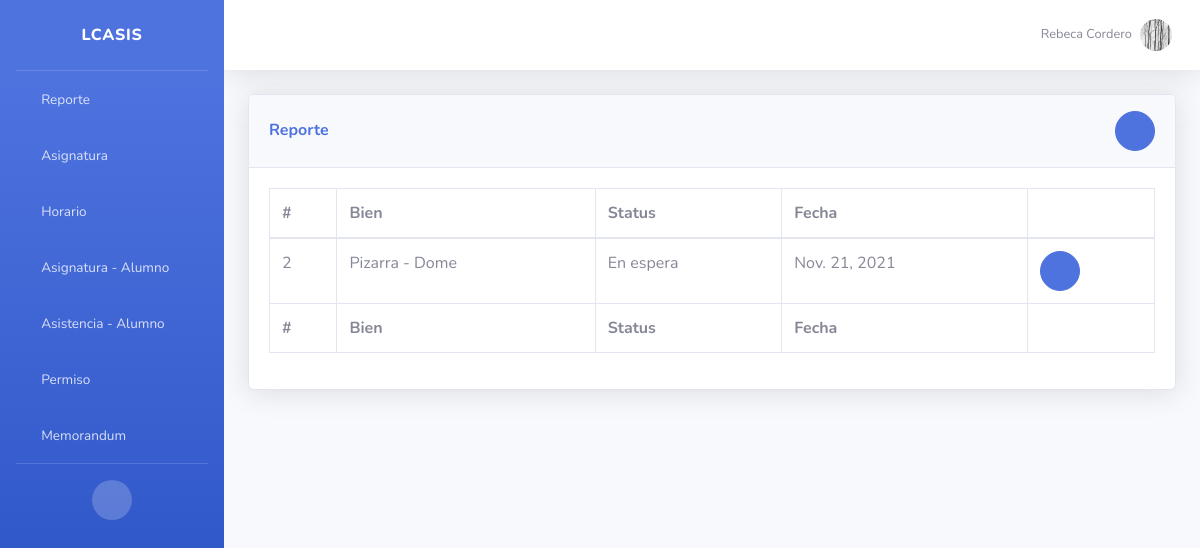
The page /reporte/ (signed in) on the database its author committed.
### app/models.py (models this page shows, shortened)
class Personal(models.Model):
	cedula = models.CharField(max_length=8, unique=True)
	nombre = models.CharField(max_length=50)
	telefono = models.CharField(max_length=12)
	direccion = models.CharField(max_length=100)
	correo = models.CharField(max_length=50, null=True)
	cargo = models.CharField(max_length=1, choices=CARGOS)
	horas = models.IntegerField(blank=True, null=True)
	salario = models.IntegerField()
	fecha_nacimiento = models.DateField()
	fecha_inicio = models.DateField()
	fecha_fin = models.DateField(blank=True, null=True)
	imagen = models.ImageField(upload_to="media/perfiles", blank=True, null=True)
	usuario = models.ForeignKey(User, on_delete=models.CASCADE)

class Reporte(models.Model):
	observacion = models.CharField(max_length=100, null=True, blank=True)
	status = models.CharField(max_length=1, choices=STATUS_2, default="E")
	fecha_inicio = models.DateField(default=timezone.now)
	fecha_fin = models.DateField(null=True, blank=True)
	bien = models.ForeignKey(Bien, on_delete=models.CASCADE)

class Bien(models.Model):
	nombre = models.CharField(max_length=50)
	status = models.CharField(max_length=1, choices=STATUS)
	fecha = models.DateField()
	tipo = models.ForeignKey(Tipo_Bien, on_delete=models.CASCADE)
	departamento = models.ForeignKey(Departamento, on_delete=models.CASCADE)
	def __str__(self):
		cadena = "{0} - {1}"
		return cadena.format(self.tipo, self.nombre)

class Tipo_Bien(models.Model):
	nombre = models.CharField(max_length=50)
	def __str__(self):
		return self.nombre

### app/views.py (the view)
# urls.py: path('reporte/', views.Reporte.as_view(), name="reporte"),
class Reporte(GroupRequiredMixin, ListView):
	group_required = [u'secretario', u'profesor']
	template_name = "reporte/index.html"
	model = models.Reporte

### app/templatetags/app_extras.py (called while the page is built)
@register.simple_tag
def get_user_lca(usuario):
	grupo = usuario.groups.all()[0].name
	if grupo == 'alumno':
		return Alumno.objects.get(usuario_id=usuario.id)
	else:
		return Personal.objects.get(usuario_id=usuario.id)

@register.simple_tag
def get_grupo_lca(grupos):
	return grupos.all()[0].name

### templates/reporte/index.html
{% extends "bases/dashboard.html" %}
{% load app_extras %}
{% get_user_lca request.user as usuario %}
{% block content %}
<div class="card shadow mb-4">
    {% get_grupo_lca request.user.groups as usuario_grupo %}
    {% if usuario_grupo == 'secretario' %}
    <div class="card-header py-3">
        <h6 class="m-0 font-weight-bold text-primary">Reporte</h6>
    </div>
    {% else %}
    <div class="card-header py-3 d-flex justify-content-between align-items-center">
        <h6 class="m-0 font-weight-bold text-primary">Reporte</h6>
        <a href="{% url 'agregar_reporte' %}" class="btn btn-circle btn-primary"><i class="fas fa-fw fa-plus"></i></a>
    </div>
    {% endif %}
    <div class="card-body">
        <div class="table-responsive">
            <table class="table table-bordered" id="dataTable" width="100%" cellspacing="0">
                <thead>
                    <tr>
                        <th>#</th>
                        <th>Bien</th>
                        <th>Status</th>
                        <th>Fecha</th>
                        <th></th>
                    </tr>
                </thead>
                <tfoot>
                    <tr>
                        <th>#</th>
                        <th>Bien</th>
                        <th>Status</th>
                        <th>Fecha</th>
                        <th></th>
                    </tr>
                </tfoot>
                <tbody>
                    {% for object in object_list %}
                    {% if usuario_grupo == 'secretario' or object.bien.departamento.personal.first == usuario %}
                    <tr>
                        <td>{{ object.id }}</td>
                        <td>{{ object.bien }}</td>
                        <td>{{ object.get_status_display }}</td>
                        <td>{{ object.fecha_inicio }}</td>
                        <td>
                            <a href="{% url 'ver_reporte' object.id %}" class="btn btn-circle btn-primary"><i class="fas fa-fw fa-eye"></i></a>
                        </td>
                    </tr>
                    {% endif %}
                    {% empty %}
                    <tr>
                        <td colspan="5" class="text-center">No hay registros.</td>
                    </tr>
                    {% endfor %}
                </tbody>
            </table>
        </div>
    </div>
</div>
{% endblock %}

### templates/bases/dashboard.html (shortened to what this page needs)
{% load static %}
{% load app_extras %}
{% get_user_lca request.user as usuario %}
{% get_grupo_lca request.user.groups as grupo %}
<!DOCTYPE html>
<html lang="en">
<head>
    <link href="{% static 'vendor/fontawesome-free/css/all.min.css' %}" rel="stylesheet" type="text/css">
    <link href="{% static 'css/sb-admin-2.min.css' %}" rel="stylesheet">
    <link href="{% static 'vendor/datatables/dataTables.bootstrap4.min.css' %}" rel="stylesheet">
    <link rel="stylesheet" type="text/css" href="{% static 'css/styles.css' %}">
</head>
<body id="page-top">
    <div id="wrapper">
        <ul class="navbar-nav bg-gradient-primary sidebar sidebar-dark accordion" id="accordionSidebar">
            <a class="sidebar-brand d-flex align-items-center justify-content-center" href="{% url 'index' %}">
                <div class="mx-3">LCASIS</div>
            </a>
            <hr class="sidebar-divider my-0">
            {% if grupo == "secretario" or grupo == "profesor" %}
            <li class="nav-item">
                <a class="nav-link" href="{% url 'reporte' %}">
                    <i class="fas fa-fw fa-sticky-note"></i>
                    <span>Reporte</span></a>
            </li>
            <li class="nav-item">
                <a class="nav-link" href="{% url 'asignatura' %}">
                    <i class="fas fa-fw fa-book"></i>
                    <span>Asignatura</span></a>
            </li>
            <li class="nav-item">
                <a class="nav-link" href="{% url 'horario' %}">
                    <i class="fas fa-fw fa-sticky-note"></i>
                    <span>Horario</span></a>
            </li>
            <li class="nav-item">
                <a class="nav-link" href="{% url 'asignatura_alumno' %}">
                    <i class="fas fa-fw fa-book"></i>
                    <span>Asignatura - Alumno</span></a>
            </li>
            <li class="nav-item">
                <a class="nav-link" href="{% url 'asistencia_alumno' %}">
                    <i class="fas fa-fw fa-table"></i>
                    <span>Asistencia - Alumno</span></a>
            </li>
            {% endif %}
            {% if grupo == "secretario" or grupo == "profesor" or grupo == "administrativo" or grupo == "obrero" %}
            <li class="nav-item">
                <a class="nav-link" href="{% url 'permiso' %}">
                    <i class="fas fa-fw fa-plus"></i>
                    <span>Permiso</span></a>
            </li>            <li class="nav-item">
                <a class="nav-link" href="{% url 'memorandum' %}">
                    <i class="fas fa-fw fa-sticky-note"></i>
                    <span>Memorandum</span></a>
            </li>
            {% endif %}
            <hr class="sidebar-divider d-none d-md-block">
            <div class="text-center d-none d-md-inline">
                <button class="rounded-circle border-0" id="sidebarToggle"></button>
            </div>
        </ul>
        <div id="content-wrapper" class="d-flex flex-column">
            <div id="content">
                <nav class="navbar navbar-expand navbar-light bg-white topbar mb-4 static-top shadow">
                    <ul class="navbar-nav ml-auto">
                        <li class="nav-item dropdown no-arrow">
                            <a class="nav-link dropdown-toggle" href="#" id="userDropdown" role="button"
                                data-toggle="dropdown" aria-haspopup="true" aria-expanded="false">
                                <span class="mr-2 d-none d-lg-inline text-gray-600 small">{{ usuario.nombre }}</span>
                                <img class="img-profile rounded-circle"
                                    src="{{ usuario.imagen.url }}">
                            </a>
                        </li>
                    </ul>
                </nav>
                <div class="container-fluid">
                    {% block content %}{% endblock %}
                </div>
            </div>
        </div>
    </div>
</body>
</html>

### static/css/styles.css (style rules this page uses)
.dropdown-toggle::after { display: none; }

### rows shown on the page
Personal: nombre "Rebeca Cordero", imagen (picture)
Reporte: id "2", bien "Pizarra - Dome", status "En espera", fecha_inicio "Nov. 21, 2021"
